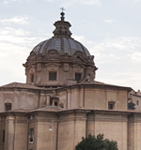
#> input picture Python/openCV/images/interpolation.jpg, 141 x 150 px
$ python Scaling_bilinear.py
#> lines starting #> are read from the running program, lines starting #| are printed output that depends on the picture
### Python/openCV/Common/interpolation.py
import numpy as np, math, cv2
from  Common.utils import contain

# 크기 변경 함수
# [9 lines left out: function scaling, not called in this run]

def scaling_nearest(img, size):                                # 크기 변경 함수
    dst = np.zeros(size[::-1], img.dtype)               # 행렬과 크기는 원소가 역순
    ratioY, ratioX = np.divide(size[::-1], img.shape[:2])

    i = np.arange(0, size[1], 1)
    j = np.arange(0, size[0], 1)
    i, j = np.meshgrid(i, j)
    y, x = np.int32(i / ratioY), np.int32(j / ratioX)
    dst[i,j] = img[y,x]

    return dst

# [67 lines left out: functions scaling_nearest2, bilinear_value, scaling_bilinear, translate, affine_transform, rotate_pt, not called in this run]

### Python/openCV/Scaling_bilinear.py
#!/usr/bin/env python
# coding: utf-8

# In[1]:


import numpy as np, cv2
from Common.interpolation import scaling_nearest


# In[2]:


def bilinear_value(img, pt):
    x, y = np.int32(pt)
    if x >= img.shape[1]-1: x = x -1
    if y >= img.shape[0]-1: y = y - 1
    P1, P3, P2, P4 = np.float32(img[y:y+2,x:x+2].flatten())
   # [5 lines of commented-out code are left out]
    alpha, beta = pt[1] - y,  pt[0] - x                   # 거리 비율
    M1 = P1 + alpha * (P3 - P1)                      # 1차 보간
    M2 = P2 + alpha * (P4 - P2)
    P  = M1 + beta  * (M2 - M1)                     # 2차 보간
    return  np.clip(P, 0, 255)                       # 화소값 saturation후 반환


# In[3]:


def scaling_bilinear(img, size):                   	# 양선형 보간
    ratioY, ratioX = np.divide(size[::-1], img.shape[:2])  # 변경 크기 비율
    dst = [[ bilinear_value(img, (j/ratioX, i/ratioY))  # for문 이용한 리스트 생성
             for j in range(size[0])]
           for i in range(size[1])]
    return np.array(dst, img.dtype)


# In[4]:


image = cv2.imread('images/interpolation.jpg', cv2.IMREAD_GRAYSCALE)
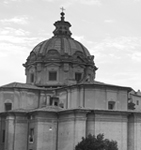
#> image: shape (150, 141); min 14, max 255, mean 155.6
if image is None: raise Exception("영상 파일 읽기 에러")


# In[5]:


size = (350, 400)
dst1 = scaling_bilinear(image, size)                # 크기 변경 - 양선형 보간
#> in bilinear_value, `P1, P3, P2, P4 = np.float32(img[y:y+2,x:x+2].flatten())`: P1 = 217; P4 = 219
#> in bilinear_value, `M1 = P1 + alpha * (P3 - P1)`: M1 = 217
#> in scaling_bilinear, `dst = [[ bilinear_value(img, (j/ratioX, i/ratioY))`: dst = 400 items
#> in scaling_bilinear, `return np.array(dst, img.dtype)`:
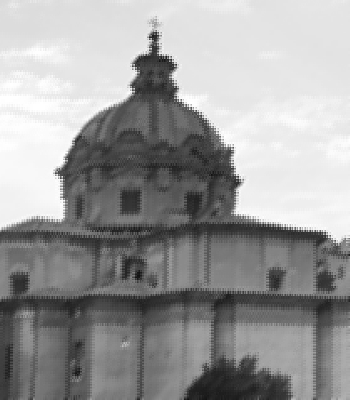
#> returned value: shape (400, 350); min 16, max 255, mean 154.9
dst2 = scaling_nearest(image, size)                 # 크기 변경 - 최근접 이웃 보간
#> in scaling_nearest, `dst[i,j] = img[y,x]`:
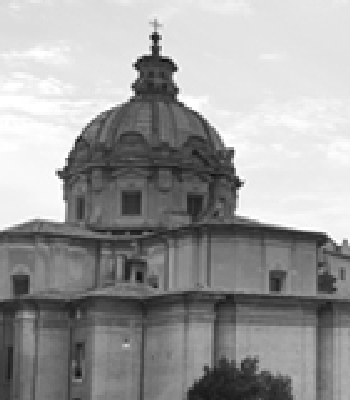
#> dst: shape (400, 350); min 14, max 255, mean 155.7
dst3 = cv2.resize(image, size, 0, 0, cv2.INTER_LINEAR)  # OpenCV 함수 적용
dst4 = cv2.resize(image, size, 0, 0, cv2.INTER_NEAREST)


# In[7]:


cv2.imshow("image", image)
cv2.imshow("User_bilinear", dst1)
cv2.imshow("User_Nearest", dst2)
cv2.imshow("OpenCV_bilinear", dst3)
cv2.imshow("OpenCV_Nearest", dst4)
cv2.waitKey(0)
cv2.destroyAllWindows()


# In[ ]:
